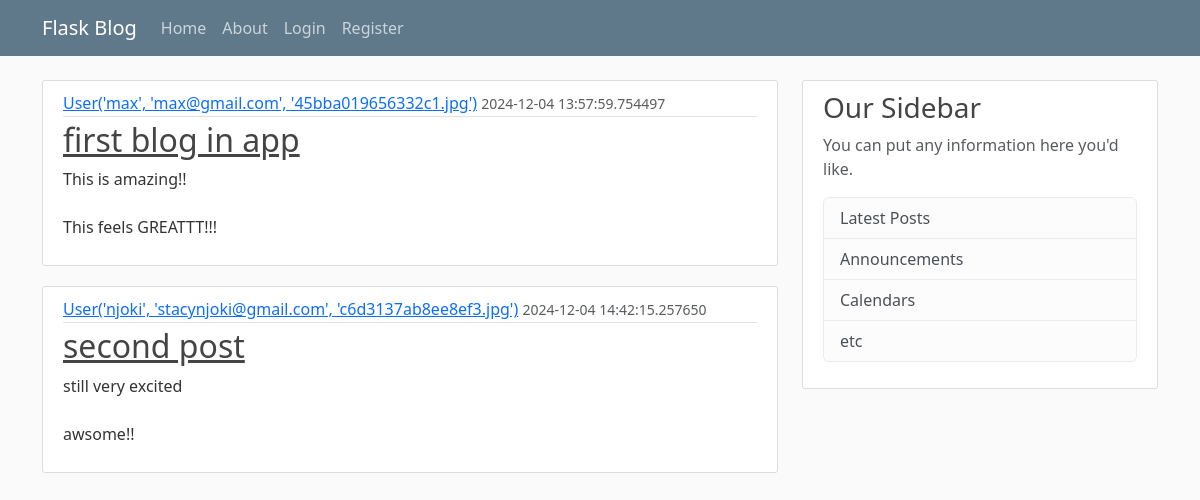
Page /home on the earlier database version.
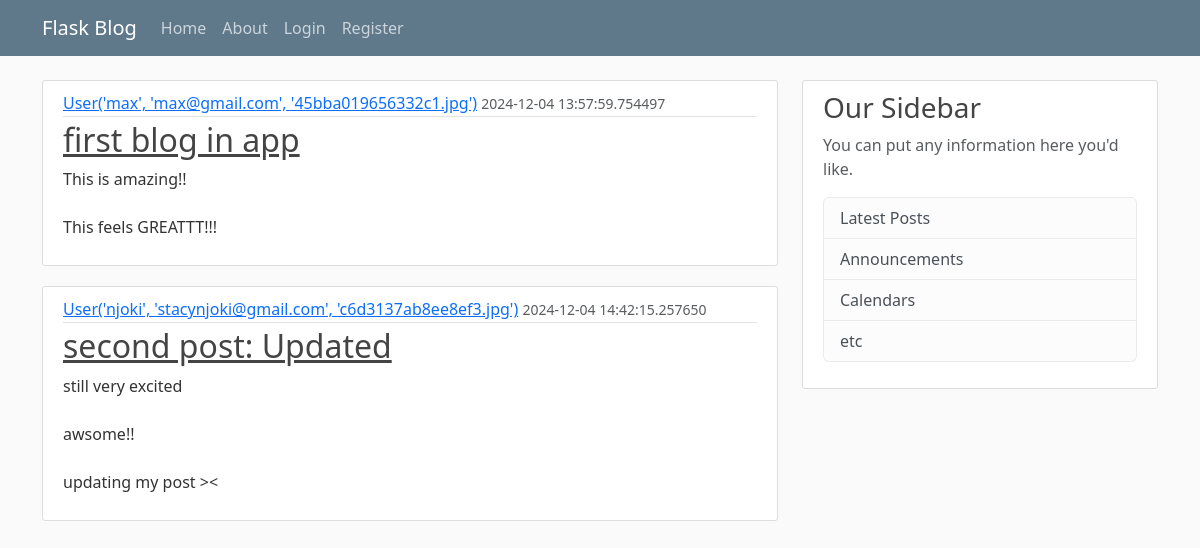
Same page on the later database version.
### flaskblog/models.py (models this page shows, shortened)
class Post(db.Model):
  id = db.Column(db.Integer, primary_key=True)
  title = db.Column(db.String(100), nullable=False)
  date_posted = db.Column(db.DateTime, nullable=False, default=datetime.utcnow)
  content = db.Column(db.Text, nullable=False)
  user_id = db.Column(db.Integer, db.ForeignKey('user.id'), nullable=False)

class User(db.Model, UserMixin):
  id = db.Column(db.Integer, primary_key=True)
  username = db.Column(db.String(20), unique=True, nullable=False)
  email = db.Column(db.String(120), unique=True, nullable=False)
  image_file = db.Column(db.String(20), nullable=False, default='default.jpg')
  password = db.Column(db.String(60), nullable=False)
  posts = db.relationship('Post', backref='author', lazy=True)
  def __repr__(self):
    return f"User('{self.username}', '{self.email}', '{self.image_file}')"

### flaskblog/routes.py (the view)
@app.route("/")
@app.route("/home")
def home():
  posts = Post.query.all()
  return render_template('home.html', posts=posts)

### flaskblog/templates/home.html
{% extends "layouts.html" %}
{% block content %}
  {% for post in posts %}
  <article class="media content-section">
    <div class="media-body">
      <div class="article-metadata">
        <a class="mr-2" href="#">{{ post.author }}</a>
        <small class="text-muted">{{ post.date_posted }}</small>
      </div>
      <h2><a class="article-title" href="#">{{ post.title }}</a></h2>
      <p class="article-content">{{ post.content }}</p>
    </div>
  </article>
  {% endfor %}
{% endblock content%}

Differences in the rows shown:
changed Post "User('njoki', 'stacynjoki@gmail.com', 'c6d3137ab8ee8ef3.jpg')": title "second post" → "second post: Updated"; content "still very excited awsome!!" → "still very excited awsome!! updating my post ><"
